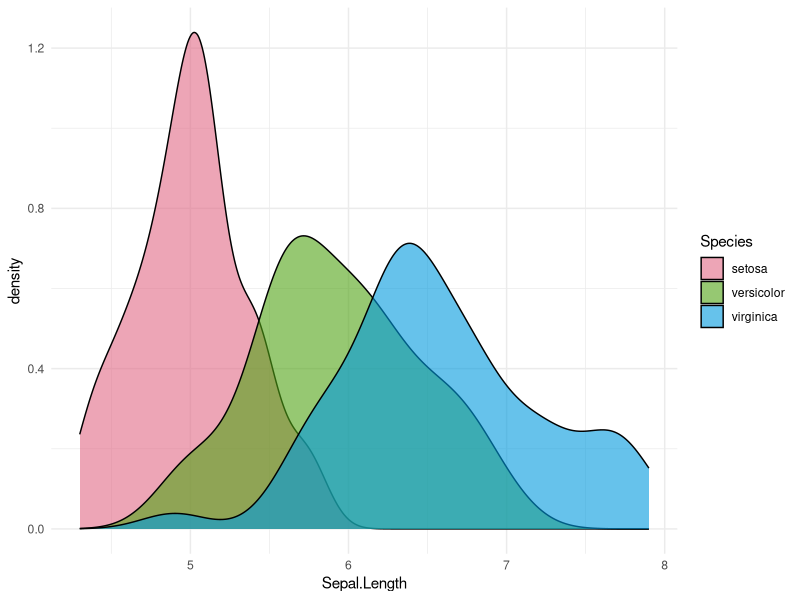
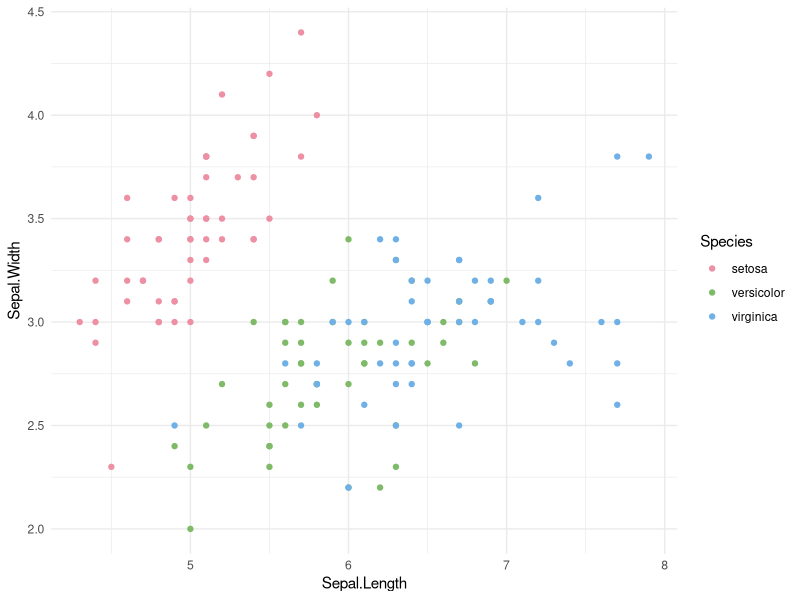
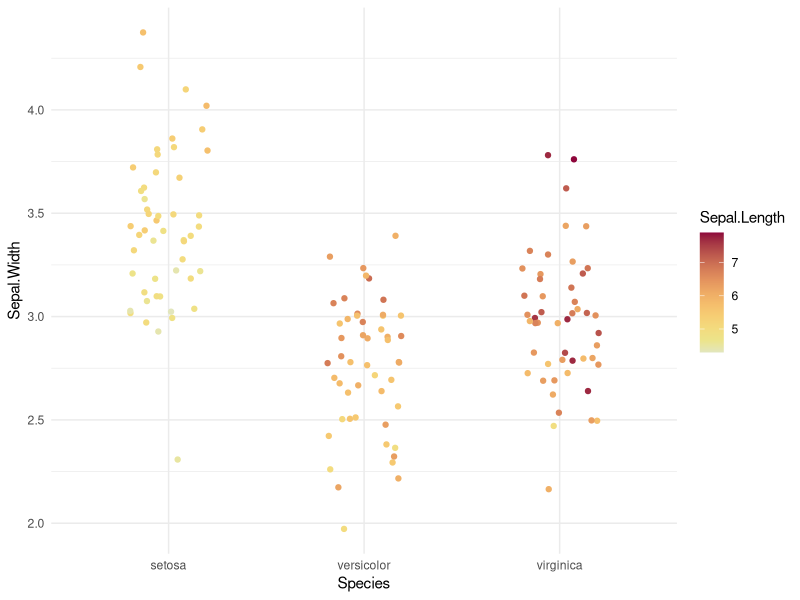
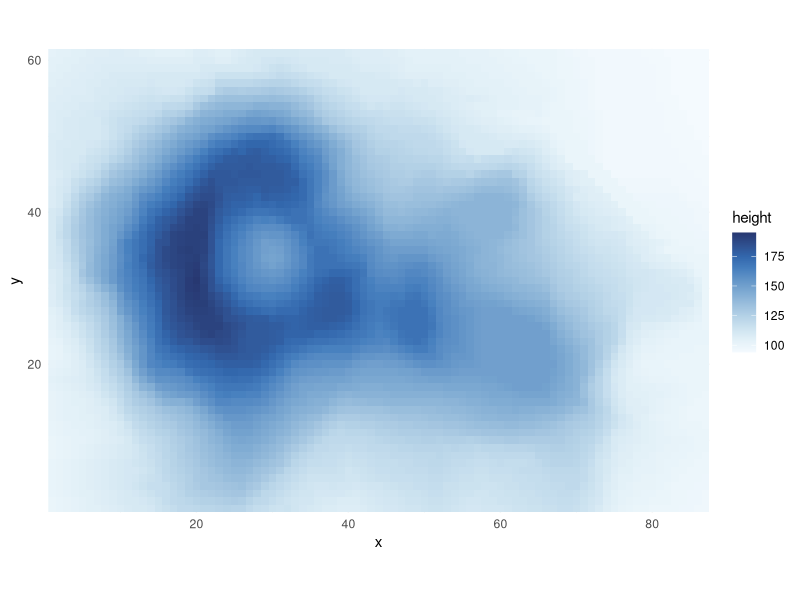
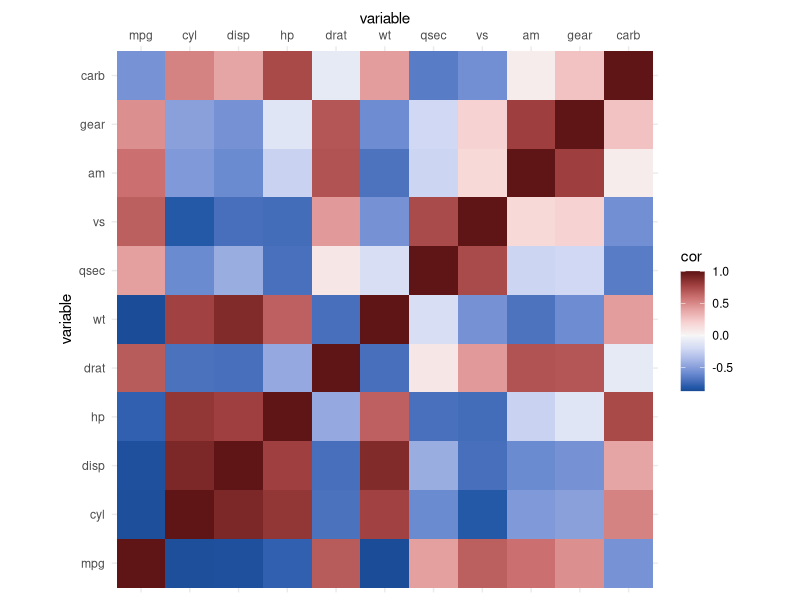
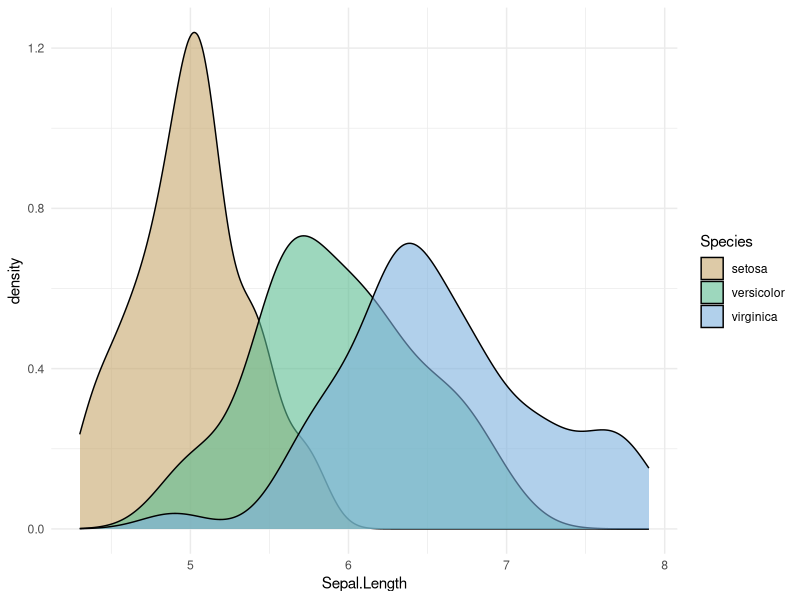
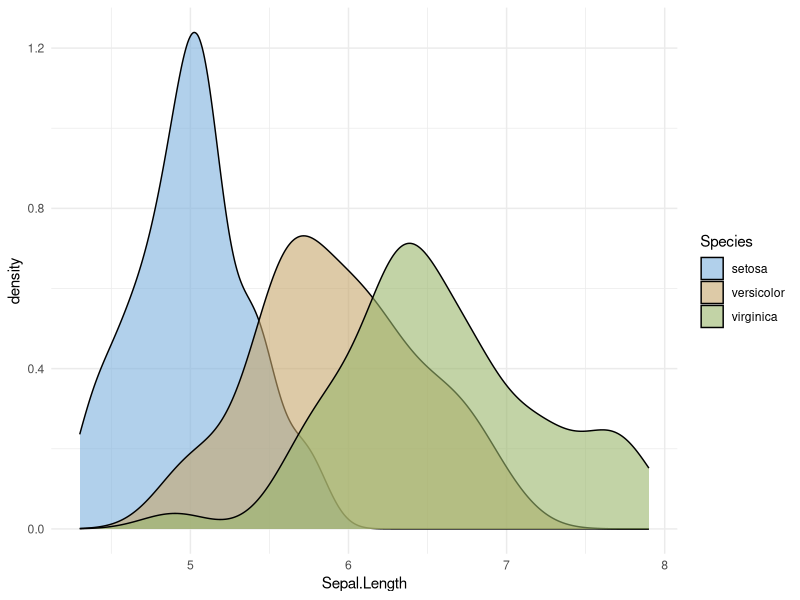
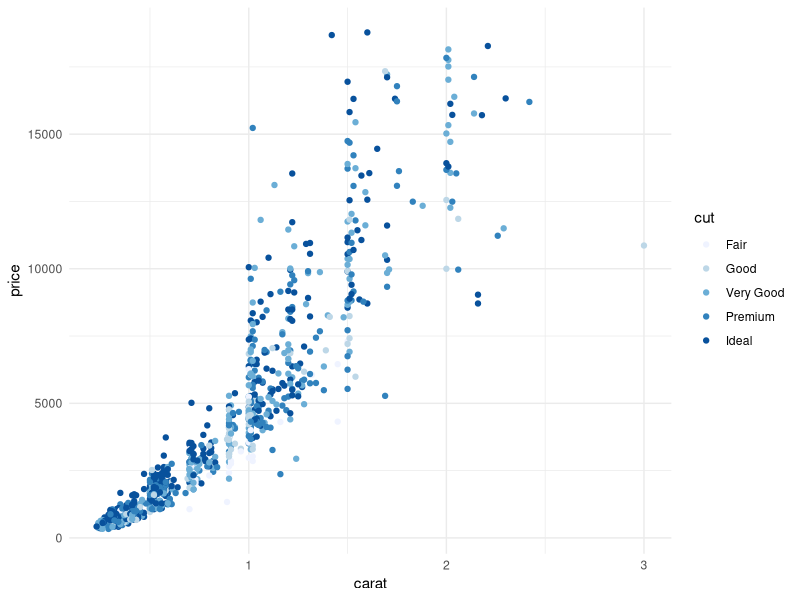

Generate these figures, in order, with R:
## ---- chunk 1
library("colorspace")
library("ggplot2")
theme_set(theme_minimal())
set.seed(403)
## ---- chunk 2
ggplot(iris, aes(x = Sepal.Length, fill = Species)) + geom_density(alpha = 0.6) +
  scale_fill_discrete_qualitative()
## ---- chunk 3
ggplot(iris, aes(x = Sepal.Length, y = Sepal.Width, color = Species)) + geom_point() +
  scale_color_discrete_qualitative(palette = "Set 2")
## ---- chunk 4
ggplot(iris, aes(x = Species, y = Sepal.Width, color = Sepal.Length)) + geom_jitter(width = 0.2) +
  scale_color_continuous_sequential(palette = "Heat")
## ---- chunk 5
df <- data.frame(height = c(volcano), x = c(row(volcano)), y = c(col(volcano)))
ggplot(df, aes(x, y, fill = height)) + 
  geom_raster() + 
  coord_fixed(expand = FALSE) +
  scale_fill_continuous_sequential(palette = "Blues", rev = TRUE)
## ---- chunk 6
cm <- cor(mtcars)
df <- data.frame(cor = c(cm), var1 = factor(col(cm)), var2 = factor(row(cm)))
levels(df$var1) <- levels(df$var2) <- names(mtcars)
ggplot(df, aes(var1, var2, fill = cor)) + 
  geom_tile() + 
  coord_fixed() +
  ylab("variable") +
  scale_x_discrete(position = "top", name = "variable") +
  scale_fill_continuous_diverging("Blue-Red 3")
## ---- chunk 7
ggplot(iris, aes(x = Sepal.Length, fill = Species)) + geom_density(alpha = 0.6) +
  scale_fill_discrete_qualitative(palette = "Harmonic")
## ---- chunk 8
ggplot(iris, aes(x = Sepal.Length, fill = Species)) + geom_density(alpha = 0.6) +
  scale_fill_discrete_qualitative(palette = "Harmonic", nmax = 5, order = c(5, 1, 2))
## ---- chunk 9
dsamp <- diamonds[sample(nrow(diamonds), 1000), ]
gg <- ggplot(dsamp, aes(carat, price, color = cut)) + geom_point()
gg + scale_color_brewer(palette = "Blues")
## ---- chunk 10
gg + scale_color_discrete_sequential(palette = "Blues", nmax = 6, order = 5:1)
## ---- chunk 11
ggplot(iris, aes(x = Species, y = Sepal.Width, color = Sepal.Length)) + geom_jitter(width = 0.2) +
  scale_color_continuous_sequential(palette = "Terrain")
## ---- chunk 12
ggplot(iris, aes(x = Species, y = Sepal.Width, color = Sepal.Length)) + geom_jitter(width = 0.2) +
  scale_color_continuous_sequential(palette = "Terrain", h2 = 60)
## ---- chunk 13
cm <- cor(mtcars)
df <- data.frame(cor = c(cm), var1 = factor(col(cm)), var2 = factor(row(cm)))
levels(df$var1) <- levels(df$var2) <- names(mtcars)
gg <- ggplot(df, aes(var1, var2, fill = cor)) + 
  geom_tile() + 
  coord_fixed() +
  ylab("variable") +
  scale_x_discrete(position = "top", name = "variable")

gg + scale_fill_continuous_diverging(palette = "Blue-Yellow 2")
## ---- chunk 14
gg + scale_fill_continuous_diverging(palette = "Blue-Yellow 2", rev = TRUE, p2 = 2)
## ---- chunk 15
ggplot(iris, aes(x = Species, y = Sepal.Width, color = Sepal.Length)) + geom_jitter(width = 0.2) +
  scale_color_continuous_sequential(palette = "Viridis")
## ---- chunk 16
ggplot(iris, aes(x = Species, y = Sepal.Width, color = Sepal.Length)) + geom_jitter(width = 0.2) +
  scale_color_continuous_sequential(palette = "Viridis", begin = 0.15, end = 0.9) 
## ---- chunk 17
hcl_palettes(plot = TRUE)
